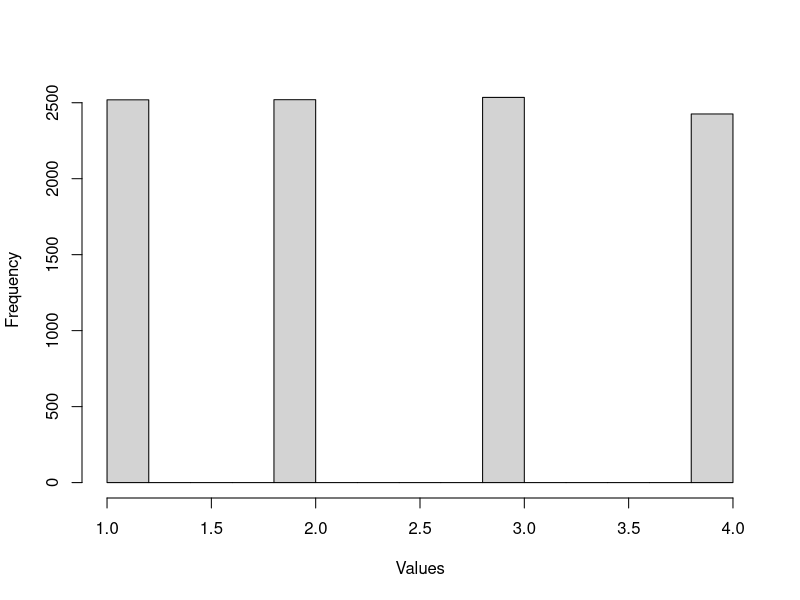

This chart was generated by the following R code:
## ---- chunk 1
x <- c(1, 2, 3, 4)
## ---- chunk 2
out <- sample(x, 10000, replace=TRUE)
## ---- chunk 3
hist_out <- hist(out, main = '', xlab = 'Values', ylab = 'Frequency')
## ---- chunk 4
x <- c( 1, 2, 2, 3, 4, 1, 6, 7, 8, 10, 5, 5, 1, 4, 9 )
out1 <- sample(x, 10, replace=FALSE)
out2 <- sample(x, 10, replace=TRUE)
